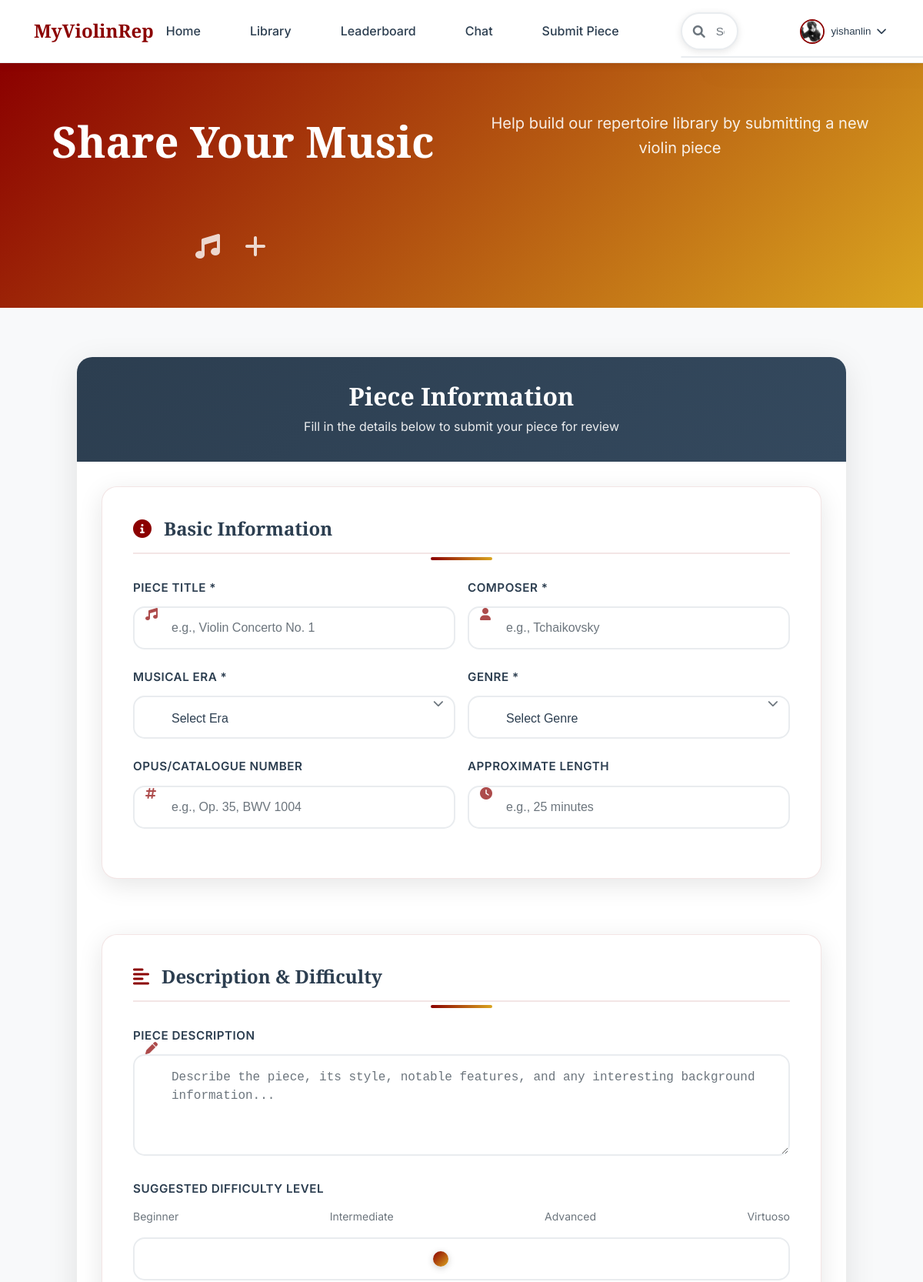
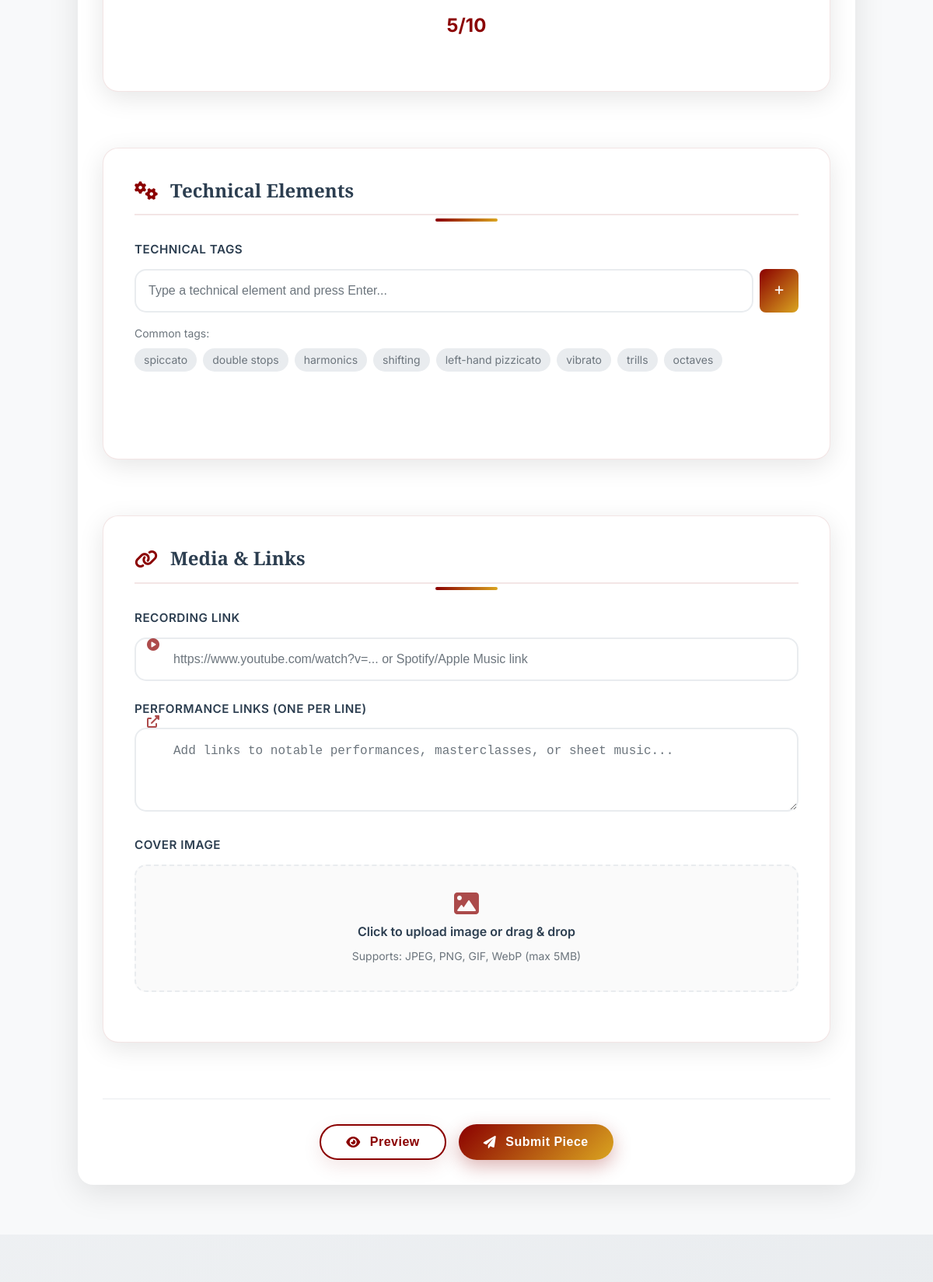
Page /submit_piece (signed in, upper part) on the committed database (2 pictures, top to bottom).
### app.py (models this page shows)
class User(UserMixin, db.Model):
    id = db.Column(db.Integer, primary_key=True)
    username = db.Column(db.String(80), unique=True, nullable=False)
    email = db.Column(db.String(120), unique=True, nullable=False)
    password_hash = db.Column(db.String(120), nullable=False)
    bio = db.Column(db.Text)
    avatar = db.Column(db.String(200))
    country = db.Column(db.String(100))
    currently_practicing = db.Column(db.String(200))
    join_date = db.Column(db.DateTime, default=datetime.utcnow)
    contribution_score = db.Column(db.Integer, default=0)
    forum_score = db.Column(db.Integer, default=0)
    ratings = db.relationship('Rating', backref='user', lazy=True)
    comments = db.relationship('Comment', backref='user', lazy=True)
    submissions = db.relationship('Piece', backref='submitter', lazy=True)
    sent_messages = db.relationship('Message', foreign_keys='Message.sender_id', backref='sender', lazy=True)
    received_messages = db.relationship('Message', foreign_keys='Message.recipient_id', backref='recipient', lazy=True)
    favorites = db.relationship('Favorite', backref='user', lazy=True)

### app.py (the view, shortened to what this page needs)
@app.route('/submit_piece', methods=['GET', 'POST'])
@login_required
def submit_piece():
    return render_template('submit_piece.html')

### app.py (called while the page is built)
@login_manager.user_loader
def load_user(user_id):
    return User.query.get(int(user_id))

### templates/submit_piece.html (shortened to what this page needs)
{% extends "base.html" %}
{% block content %}
<section class="submit-hero">
    <div class="container">
        <div class="hero-content" data-aos="fade-up">
            <h1>Share Your Music</h1>
            <p>Help build our repertoire library by submitting a new violin piece</p>
            <div class="hero-decoration">
                <i class="fas fa-music"></i>
                <i class="fas fa-plus"></i>
            </div>
        </div>
    </div>
</section>
<section class="submit-form-section">
    <div class="container">
        <div class="form-container" data-aos="fade-up" data-aos-delay="200">
            <div class="form-header">
                <h2>Piece Information</h2>
                <p>Fill in the details below to submit your piece for review</p>
            </div>
            <form id="piece-submission-form" class="piece-form">
                <div class="form-grid">
                    <div class="form-section">
                        <h3 class="section-title">
                            <i class="fas fa-info-circle"></i>
                            Basic Information
                        </h3>
                        <div class="form-row">
                            <div class="form-group">
                                <label for="title">Piece Title *</label>
                                <input type="text" id="title" name="title" required placeholder="e.g., Violin Concerto No. 1">
                                <div class="input-icon">
                                </div>
                            </div>
                            <div class="form-group">
                                <label for="composer">Composer *</label>
                                <input type="text" id="composer" name="composer" required placeholder="e.g., Tchaikovsky">
                                <div class="input-icon">
                                </div>
                            </div>
                        </div>
                        <div class="form-row">
                            <div class="form-group">
                                <label for="era">Musical Era *</label>
                                <select id="era" name="era" required class="styled-select">
                                    <option value="">Select Era</option>
                                </select>
                                <div class="select-arrow">
                                </div>
                            </div>
                            <div class="form-group">
                                <label for="genre">Genre *</label>
                                <select id="genre" name="genre" required class="styled-select">
                                    <option value="">Select Genre</option>
                                </select>
                                <div class="select-arrow">
                                </div>
                            </div>
                        </div>
                        <div class="form-row">
                            <div class="form-group">
                                <label for="opus">Opus/Catalogue Number</label>
                                <input type="text" id="opus" name="opus" placeholder="e.g., Op. 35, BWV 1004">
                                <div class="input-icon">
                                </div>
                            </div>
                            <div class="form-group">
                                <label for="length">Approximate Length</label>
                                <input type="text" id="length" name="length" placeholder="e.g., 25 minutes">
                                <div class="input-icon">
                                </div>
                            </div>
                        </div>
                    </div>
                    <div class="form-section">
                        <h3 class="section-title">
                            <i class="fas fa-align-left"></i>
                            Description & Difficulty
                        </h3>
                        <div class="form-group full-width">
                            <label for="description">Piece Description</label>
                            <textarea id="description" name="description" rows="4" placeholder="Describe the piece, its style, notable features, and any interesting background information..."></textarea>
                            <div class="textarea-icon">
                                <i class="fas fa-pen"></i>
                            </div>
                        </div>
                        <div class="form-group full-width">
                            <label for="suggested_difficulty">Suggested Difficulty Level</label>
                            <div class="difficulty-slider-container">
                                <div class="difficulty-labels">
                                    <span>Beginner</span>
                                    <span>Intermediate</span>
                                    <span>Advanced</span>
                                    <span>Virtuoso</span>
                                </div>
                                <input type="range" id="suggested_difficulty" name="suggested_difficulty" min="1" max="10" value="5" class="difficulty-slider">
                                <div class="slider-value">
                                    <span id="difficulty-value">5</span>/10
                                </div>
                            </div>
                        </div>
                    </div>
                    <div class="form-section">
                        <h3 class="section-title">
                            <i class="fas fa-cogs"></i>
                            Technical Elements
                        </h3>
                        <div class="form-group full-width">
                            <label>Technical Tags</label>
                            <div class="tags-container">
                                <div class="tags-input">
                                    <input type="text" id="tag-input" placeholder="Type a technical element and press Enter...">
                                    <button type="button" id="add-tag-btn" class="add-tag-btn">
                                        <i class="fas fa-plus"></i>
                                    </button>
                                </div>
                                <div class="tags-suggestions">
                                    <span class="suggestion-label">Common tags:</span>
                                    <div class="suggestion-tags">
                                        <span class="suggestion-tag" data-tag="spiccato">spiccato</span>
                                        <span class="suggestion-tag" data-tag="double stops">double stops</span>
                                        <span class="suggestion-tag" data-tag="harmonics">harmonics</span>
                                        <span class="suggestion-tag" data-tag="shifting">shifting</span>
                                        <span class="suggestion-tag" data-tag="left-hand pizzicato">left-hand pizzicato</span>
                                        <span class="suggestion-tag" data-tag="vibrato">vibrato</span>
                                        <span class="suggestion-tag" data-tag="trills">trills</span>
                                        <span class="suggestion-tag" data-tag="octaves">octaves</span>
                                    </div>
                                </div>
                                <div id="selected-tags" class="selected-tags"></div>
                            </div>
                        </div>
                    </div>
                    <div class="form-section">
                        <h3 class="section-title">
                            <i class="fas fa-link"></i>
                            Media & Links
                        </h3>
                        <div class="form-group full-width">
                            <label for="recording_link">Recording Link</label>
                            <input type="url" id="recording_link" name="recording_link" placeholder="https://www.youtube.com/watch?v=... or Spotify/Apple Music link">
                            <div class="input-icon">
                            </div>
                        </div>
                        <div class="form-group full-width">
                            <label for="performance_links">Performance Links (one per line)</label>
                            <textarea id="performance_links" name="performance_links" rows="3" placeholder="Add links to notable performances, masterclasses, or sheet music..."></textarea>
                            <div class="textarea-icon">
                                <i class="fas fa-external-link-alt"></i>
                            </div>
                        </div>
                        <div class="form-group full-width">
                            <label for="cover_image">Cover Image</label>
                            <div class="file-upload-wrapper">
                                <div class="file-upload-display" onclick="document.getElementById('cover_image').click();">
                                    <div class="file-upload-content">
                                        <i class="fas fa-image"></i>
                                        <span class="file-upload-text">Click to upload image or drag & drop</span>
                                        <span class="file-upload-formats">Supports: JPEG, PNG, GIF, WebP (max 5MB)</span>
                                    </div>
                                </div>
                            </div>
                        </div>
                    </div>
                </div>
                <div class="form-actions">
                    <button type="button" class="btn btn-outline" onclick="previewPiece()">
                        <i class="fas fa-eye"></i> Preview
                    </button>
                    <button type="submit" class="btn btn-primary">
                        <i class="fas fa-paper-plane"></i> Submit Piece
                    </button>
                </div>
            </form>
        </div>
    </div>
</section>
{% endblock %}

### templates/base.html (shortened to what this page needs)
<!DOCTYPE html>
<html lang="en">
<head>
    <link rel="stylesheet" href="https://cdnjs.cloudflare.com/ajax/libs/font-awesome/6.0.0/css/all.min.css">
    <link rel="stylesheet" href="{{ url_for('static', filename='css/style.css') }}">
</head>
<body>
    <nav class="navbar">
        <div class="nav-container">
            <div class="nav-logo">
                <span>MyViolinRep</span>
            </div>
            <div class="nav-menu">
                <a href="{{ url_for('index') }}" class="nav-link">Home</a>
                <a href="{{ url_for('library') }}" class="nav-link">Library</a>
                <a href="{{ url_for('leaderboard') }}" class="nav-link">Leaderboard</a>
                <a href="{{ url_for('chat') }}" class="nav-link">Chat</a>
                {% if current_user.is_authenticated %}
                    <a href="{{ url_for('submit_piece') }}" class="nav-link">Submit Piece</a>
                    <div class="global-search">
                        <i class="fas fa-search search-icon"></i>
                        <input type="text" id="globalSearch" placeholder="Search" class="global-search-input">
                        <div class="search-results" id="searchResults"></div>
                    </div>
                    <div class="user-menu">
                        <button class="user-menu-btn">
                            {% if current_user.avatar %}
                                <img src="{{ current_user.avatar }}" alt="{{ current_user.username }}" class="user-avatar-nav">
                            {% else %}
                                <i class="fas fa-user-circle"></i>
                            {% endif %}
                            {{ current_user.username }}
                            <i class="fas fa-chevron-down"></i>
                        </button>
                    </div>
                {% else %}
                    <a href="{{ url_for('login') }}" class="nav-link">Login</a>
                    <a href="{{ url_for('register') }}" class="nav-link register-btn">Register</a>
                {% endif %}
            </div>
        </div>
    </nav>
    <main class="main-content">
        {% block content %}{% endblock %}
    </main>
    <div class="floating-notes">
        <div class="note note-1">♪</div>
        <div class="note note-2">♫</div>
        <div class="note note-3">♩</div>
        <div class="note note-4">♬</div>
        <div class="note note-5">♪</div>
    </div>
</body>
</html>

### rows in the picture
User: avatar (picture), username "yishanlin"
